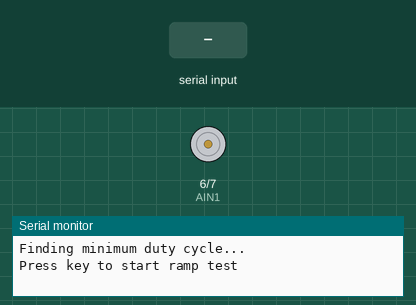
Bench run of a sketch on a simulated Arduino Uno, built with avr-gcc and run on an emulated ATmega328P. Shown: motor-driver pin pairs drawn as motors (green arrow = first pin HIGH = forward, orange = second pin HIGH = backward, longer = more drive, scaled by the enable pin), the last lines printed to the serial monitor. The test bench sets the inputs (shaded band).

Above: at 1.2 s.
1.3 s: "1" received over Serial
At 7.9 s:
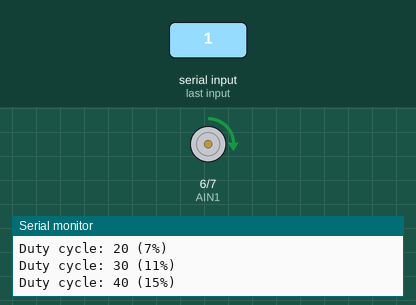
At 14.5 s:
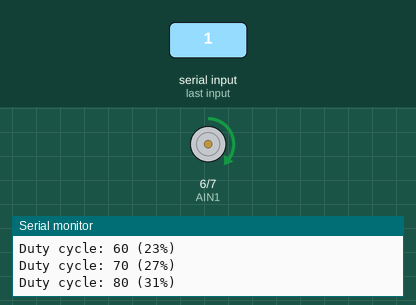
Timing chart, 0 to 14.8 s (numbered marks = the images above; inputs shaded):
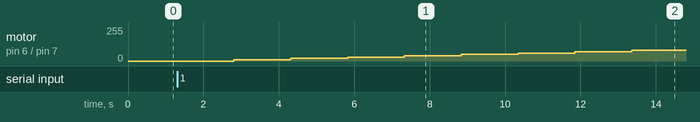

Measured:
- after the input at 1.3 s, motor on pin 6 (AIN1) / pin 7 (AIN2): moves from stopped to forward 80/255 over 10.6 s, starting after 1.5 s

The sketch:

ramptest.ino
```cpp
// Matt C CSI 370 Final Project

// Pin definitions
#define PWMA 10
#define AIN1 6
#define AIN2 7

extern "C" {
  void setup_timer1_pwm(void);
  void set_pwm_duty(uint8_t duty);
  void precise_delay_ms(uint16_t milliseconds);
}

void setup() {
  pinMode(AIN1, OUTPUT);
  pinMode(AIN2, OUTPUT);
  pinMode(PWMA, OUTPUT);

  Serial.begin(9600);
  setup_timer1_pwm();

  Serial.println("Finding minimum duty cycle...");
  Serial.println("Press key to start ramp test");
}

void loop() {
  while(Serial.available() == 0) {}
  while(Serial.available() > 0) { Serial.read(); }

  digitalWrite(AIN1, HIGH);
  digitalWrite(AIN2, LOW);

  // Ramp from 0 to 255 in steps of 10
  for(int duty = 0; duty <= 255; duty += 10) {
    Serial.print("Duty cycle: ");
    Serial.print(duty);
    Serial.print(" (");
    Serial.print((duty * 100) / 255);
    Serial.println("%)");

    set_pwm_duty(duty);
    precise_delay_ms(2000);  // 2 seconds at each level
  }

  // Stop
  set_pwm_duty(0);
  digitalWrite(AIN1, LOW);
  digitalWrite(AIN2, LOW);
  Serial.println("Test complete. Press key to repeat.");
}

// Assembly code (same as before)
asm(
  ".global setup_timer1_pwm\n"
  "setup_timer1_pwm:\n"
  "  push r16\n"
  "  ldi r16, 0x21\n"
  "  sts 0x80, r16\n"
  "  ldi r16, 0x0A\n"
  "  sts 0x81, r16\n"
  "  ldi r16, 0\n"
  "  sts 0x8A, r16\n"
  "  sts 0x8B, r16\n"
  "  pop r16\n"
  "  ret\n"
);

asm(
  ".global set_pwm_duty\n"
  "set_pwm_duty:\n"
  "  push r16\n"
  "  mov r16, r24\n"
  "  sts 0x8A, r16\n"
  "  ldi r16, 0\n"
  "  sts 0x8B, r16\n"
  "  pop r16\n"
  "  ret\n"
);

asm(
  ".global precise_delay_ms\n"
  "precise_delay_ms:\n"
  "  push r16\n"
  "  push r17\n"
  "  push r18\n"
  "  push r19\n"
  "delay_ms_outer:\n"
  "  cp r24, r1\n"
  "  cpc r25, r1\n"
  "  breq delay_ms_done\n"
  "  ldi r18, 16\n"
  "  ldi r19, 250\n"
  "delay_ms_inner:\n"
  "  dec r19\n"
  "  brne delay_ms_inner\n"
  "  ldi r19, 250\n"
  "  dec r18\n"
  "  brne delay_ms_inner\n"
  "  subi r24, 1\n"
  "  sbci r25, 0\n"
  "  rjmp delay_ms_outer\n"
  "delay_ms_done:\n"
  "  pop r19\n"
  "  pop r18\n"
  "  pop r17\n"
  "  pop r16\n"
  "  ret\n"
);
```
